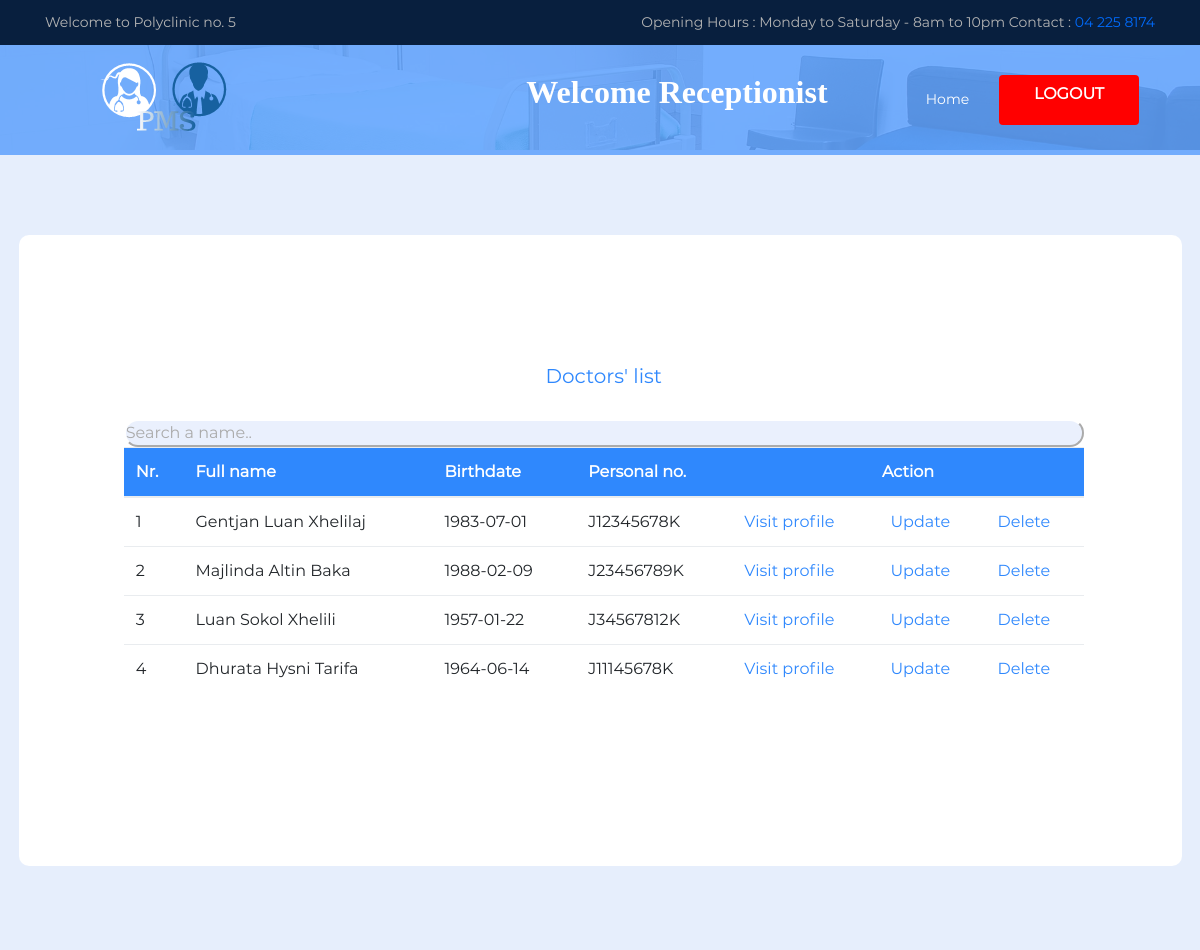
Screenshot of /recDocList.php (signed in) with the database file from the repository.
### tables this page shows
CREATE TABLE `doctor` (
  `id` int(11) NOT NULL,
  `photo` varchar(100) NOT NULL,
  `name` varchar(100) NOT NULL,
  `father_name` varchar(100) NOT NULL,
  `surname` varchar(100) NOT NULL,
  `personal_id` varchar(100) NOT NULL,
  `gender` varchar(10) NOT NULL,
  `phone` varchar(100) NOT NULL,
  `birthdate` date NOT NULL,
  `birthplace` varchar(100) NOT NULL,
  `academic_degree` varchar(100) NOT NULL,
  `university` varchar(100) NOT NULL,
  `graduation_date` date NOT NULL,
  `speciality` varchar(100) NOT NULL,
  `created_by` int(11) DEFAULT NULL,
  `email` varchar(100) NOT NULL,
  `username` varchar(100) NOT NULL,
  `password` varchar(100) NOT NULL,
  `is_director` int(11) NOT NULL,
  `receptionist_name` varchar(100) NOT NULL,
  `receptionist_surname` varchar(100) NOT NULL
);

### database_class.php (called while the page is built, shortened)
<?php
class database
{
    public $serverName = "localhost";
    public $username = "root";
    public $password = "";
    public $dbname = "pms";
    function connect()
    {
        $this->connection = new \mysqli($this->serverName, $this->username, $this->password, $this->dbname);
        return $this->connection;
    }
}

### recDocList.php (the view, shortened to what this page needs)
<?php
$crud = new \core\user\crud();
$user = $crud->retrieve_receptionist($_SESSION['id']);
?>
<!DOCTYPE html>
<html lang="en">
<head>
    <link rel="stylesheet" href="style.css">
</head>
<body>
<header class="header-area">
    <div class="top-header-area">
        <div class="container h-100">
            <div class="row h-100">
                <div class="col-12 h-100">
                    <div class="h-100 d-md-flex justify-content-between align-items-center">
                        <p>Welcome to Polyclinic no. 5</p>
                        <p>Opening Hours : Monday to Saturday - 8am to 10pm Contact : <span>04 225 8174</span></p>
                    </div>
                </div>
            </div>
        </div>
    </div>
    <div class="main-header-area" id="stickyHeader">
        <div class="container h-100">
            <div class="row h-100 align-items-center">
                <div class="col-12 h-100">
                    <div class="main-menu h-100">
                        <nav class="navbar h-100 navbar-expand-lg">
                            <img src="img/core-img/logo.png" alt="Logo">
                            <div class="collapse navbar-collapse" id="medilifeMenu">
                                <ul class="navbar-nav ml-auto">
                                    <h2 class="breadcumb-title"
                                        style="color:white; margin-left:-15%; font-weight:900; font-family: Times, Times New Roman, serif;">
                                        Welcome Receptionist <?php echo $user->name ?> <?php echo $user->surname ?></h2>
                                    <div class="collapse navbar-collapse" id="medilifeMenu">
                                        <ul class="navbar-nav ml-auto">
                                            <li class="nav-item" style="color:white; margin-left:15%;">
                                                <a class="nav-link" href="recHome.php">Home</a>
                                            </li>
                                        </ul>
                                        <a href="login.php" class="btn medilife-appoint-btn ml-30"> <span>Logout</span></a>
                                    </div>
                                </ul>
                            </div>
                        </nav>
                    </div>
                </div>
            </div>
        </div>
    </div>
</header>
<section class="breadcumb-area bg-img gradient-background-overlay"
         style="background-image: url(img/bg-img/breadcumb2.jpg); height:20px">
</section>
<link rel="stylesheet" type="text/css" href="vendorForm/bootstrap/css/bootstrap.min.css">
<link rel="stylesheet" type="text/css" href="fontsForm/font-awesome-4.7.0/css/font-awesome.min.css">
<link rel="stylesheet" type="text/css" href="vendorForm/animate/animate.css">
<link rel="stylesheet" type="text/css" href="vendorForm/css-hamburgers/hamburgers.min.css">
<link rel="stylesheet" type="text/css" href="vendorForm/select2/select2.min.css">
<link rel="stylesheet" type="text/css" href="cssForm/util.css">
<link rel="stylesheet" type="text/css" href="cssForm/main.css">
<div class="bg-contact100" style="">
    <div class="container-contact100">
        <div class="wrap-contact100">
            <div class="col-sm-6">
                <div style="width: 60rem; margin-left:-14%;">
                    <div class="card-body" style="color: #2f88fd; text-align: center;">
                        <h5 class="card-title">Doctors' list</h5>
                    </div>
                    <input type="text" id="myInput1"
                           style="border: 2px outset white;background-color: rgba(67,121,232,0.11); width: 60rem; border-radius: 50px"
                           onkeyup="myFunction(1)" placeholder="Search a name..">
                    <table class="table table-hover" id="doctor_table">
                        <thead style="background-color: #2f88fd; color:white;">
                        <tr>
                            <th scope="col">Nr.</th>
                            <th scope="col">Full name</th>
                            <th scope="col">Birthdate</th>
                            <th scope="col">Personal no.</th>
                            <th scope="col" colspan="5" style="text-align: center;">Action</th>
                        </tr>
                        </thead>
                        <tbody>
                        <?php
                        $con = new \core\database();
                        $query = "Select * from doctor";
                        $result = \mysqli_query($con->connect(), $query);
                        $cnt = 1;
                        while ($row = mysqli_fetch_array($result, MYSQLI_ASSOC)) {
                            echo "<tr>";
                            echo "<td scope=\"row\">" . $cnt . "</td>";
                            echo "<td>" . $row['name'] . " " . $row['father_name'] . " " . $row['surname'] . "</td>";
                            echo "<td>" . $row['birthdate'] . "</td>";
                            echo "<td>" . $row['personal_id'] . "</td>";
                            ?>
                            <td>
                                <form style="margin: 0; padding: 0;" action="recViewDoctor.php" method="post">
                                    <button style="display: inline;color: #2f88fd;" name="details" type="submit"
                                            value="<?= $row['id'] ?>">Visit profile
                                    </button>
                                </form>
                            </td>
                            <td>
                                <form style="margin: 0; padding: 0;" action="recUpdateDoctor.php" method="post">
                                    <button style="display: inline;color: #2f88fd;" name="details" type="submit"
                                            value="<?= $row['id'] ?>">Update
                                    </button>
                                </form>
                            </td>
                            <td>
                                <form style="margin: 0; padding: 0;" action="recDeleteDoctor.php" method="post">
                                    <button style="display: inline;color: #2f88fd;" name="details" type="submit"
                                            onclick="return confirm('Are you sure you want to delete this patient?')"
                                            value="<?= $row['id'] ?>">Delete
                                    </button>
                                </form>
                            </td>
                            <?php
                            echo "</tr>";
                            $cnt++;
                        }
                        ?>
                        </tbody>
                    </table>
                </div>
            </div>
        </div>
    </div>
</body>
</html>

### style.css (style rules this page uses)
* { margin: 0; padding: 0; }
body { font-family: "Roboto", sans-serif; }
h1, h2, h3, h4, h5, h6 { color: #081f3e; font-weight: 700; }
p { color: #57595c; font-size: 15px; line-height: 2; font-weight: 400; }
a { -webkit-transition-duration: 500ms; transition-duration: 500ms; text-decoration: none; outline: none; font-size: 14px; font-weight: 700; }
ul, ol { margin: 0; }
ul li, ol li { list-style: none; }
img { height: auto; max-width: 100%; }
.ml-30 { margin-left: 30px; }
.bg-img { background-position: center center; background-size: cover; background-repeat: no-repeat; }
.btn { box-shadow: 0 2px 5px rgba(0, 0, 0, 0.1); }
.medilife-appoint-btn { display: inline-block; color: #ffffff; background-color: #ff0000; height: 50px; padding: 0 15px; line-height: 50px; font-size: 14px; min-width: 140px; border-radius: 0; font-weight: 500; -webkit-transition-duration: 500ms; transition-duration: 500ms; text-transform: uppercase; box-shadow: none; }
.medilife-appoint-btn span { font-weight: 700; }
.header-area { position: absolute; z-index: 10000; width: 100%; height: auto; -webkit-transition-duration: 500ms; transition-duration: 500ms; }
.top-header-area { position: relative; z-index: 1; height: 45px; background-color: #081f3e; }
.top-header-area p { margin-bottom: 0; color: #b5b5b5; }
.top-header-area p span { color: #006cff; }
.main-header-area { width: 100%; height: 110px; position: relative; z-index: 1; background-color: rgba(0, 108, 255, 0.5); -webkit-transition-duration: 500ms; transition-duration: 500ms; }
.header-area .main-menu .nav-link { font-size: 14px; text-transform: capitalize; padding: 10px 20px; color: #ffffff; font-weight: 500; margin: 0 1px; }
.navbar { padding: 0; }
.breadcumb-area { width: 100%; height: 400px; position: relative; z-index: 1; padding-top: 150px; }
.breadcumb-area::after { background-color: rgba(230, 241, 255, 0.75); content: ''; top: 0; left: 0; width: 100%; height: 100%; position: absolute; z-index: -1; }

### cssForm/main.css (style rules this page uses)
* { margin: 0px; padding: 0px; box-sizing: border-box; }
body, html { height: 100%; font-family: Montserrat-Regular, sans-serif; }
a { font-family: Montserrat-Regular; font-size: 14px; line-height: 1.7; color: #666666; margin: 0px; transition: all 0.4s; -webkit-transition: all 0.4s; -o-transition: all 0.4s; -moz-transition: all 0.4s; }
h1,h2,h3,h4,h5,h6 { margin: 0px; }
p { font-family: Montserrat-Regular; font-size: 14px; line-height: 1.7; color: #666666; margin: 0px; }
ul, li { margin: 0px; list-style-type: none; }
input { outline: none; border: none; }
button { outline: none !important; border: none; background: transparent; }
.bg-contact100 { width: 100%; background-repeat: no-repeat; background-position: center center; background-size: cover; }
.container-contact100 { width: 100%; min-height: 100vh; display: -webkit-box; display: -webkit-flex; display: -moz-box; display: -ms-flexbox; display: flex; flex-wrap: wrap; justify-content: center; align-items: center; padding: 15px; background: rgba(67, 121, 232, 0.13); }
.wrap-contact100 { width: 1163px; background: #fff; border-radius: 10px; overflow: hidden; display: -webkit-box; display: -webkit-flex; display: -moz-box; display: -ms-flexbox; display: flex; flex-wrap: wrap; justify-content: space-between; padding: 110px 130px 157px 148px; }

### rows the page displays
doctor: name "Gentjan", father_name "Luan", surname "Xhelilaj", birthdate "1983-07-01", personal "J12345678K", $row['id'] 44 (drawn)
doctor: name "Majlinda", father_name "Altin", surname "Baka", birthdate "1988-02-09", personal "J23456789K", $row['id'] 45 (drawn)
doctor: name "Luan", father_name "Sokol", surname "Xhelili", birthdate "1957-01-22", personal "J34567812K", $row['id'] 46 (drawn)
doctor: name "Dhurata", father_name "Hysni", surname "Tarifa", birthdate "1964-06-14", personal "J11145678K", $row['id'] 47 (drawn)
